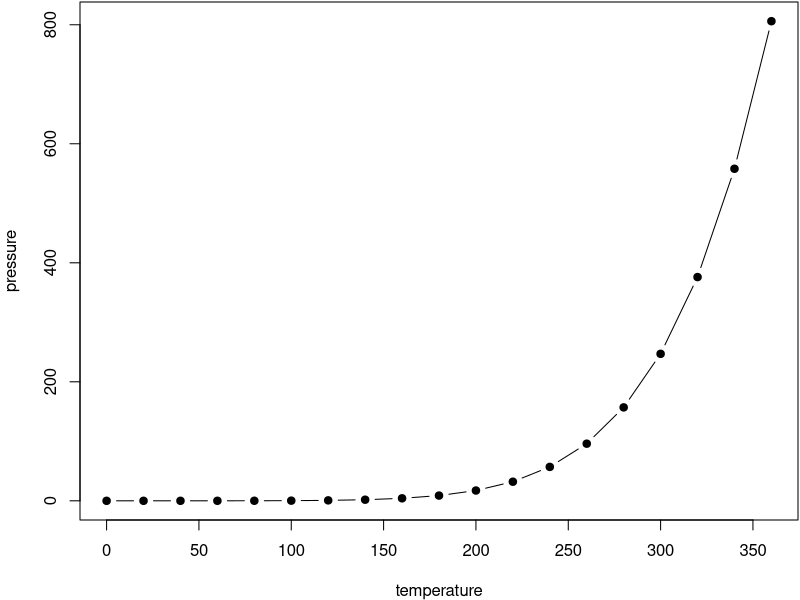
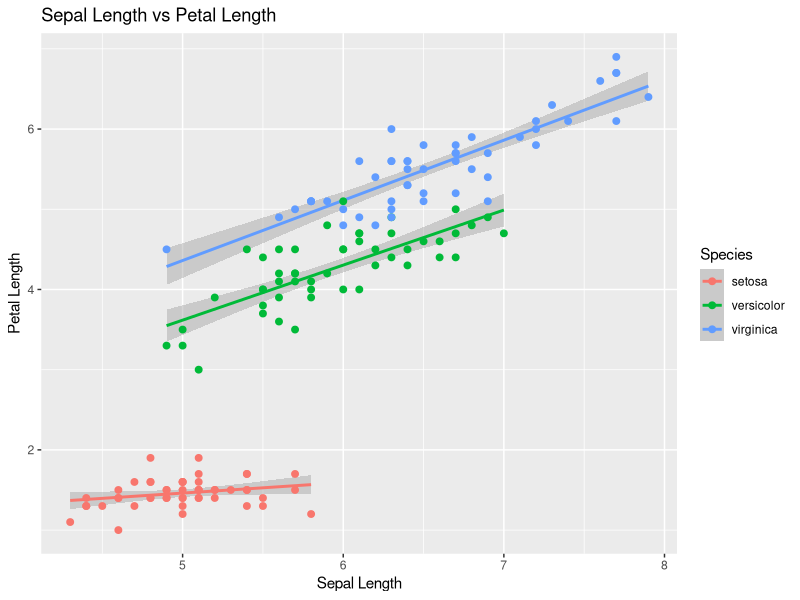

The R source for these figures, in order: (Note: this script raises an error after producing the figures.)
## ---- chunk 1
par(mar = c(4, 4, .1, .1))
plot(pressure, type = 'b', pch = 19)
## ---- chunk 2
# Predictor vs Criterion {ggplot2} - separate regression lines
gp = ggplot2::ggplot(data=iris, 
ggplot2::aes(x=Sepal.Length,
y=Petal.Length,
colour=Species)) + 
ggplot2::geom_smooth(method=lm) + 
ggplot2::geom_point(size = 2) +
ggplot2::ggtitle("Sepal Length vs Petal Length") +
ggplot2::xlab("Sepal Length") + ggplot2::ylab("Petal Length")
#
print(gp)
## ---- chunk 3
knitr::kable(
  head(iris, 20), caption = 'En tabell.',
  booktabs = TRUE
)
## ---- chunk 4
#other table method, outside r block:
#Table {tab-02-06-1-0-01}
#{tab-02-06-1-0-01}
#above pattern will trigger ~/dev/bash/src/text-table.sh in src/compile.sh
knitr::kable(read.table("../csv/tab-02-06-1-0-01.csv", header=T, sep='\t', quot='"', stringsAsFactors=F, comment.char=""), format="pipe", digits=3, caption='En testtabell.', booktabs=TRUE)
## ---- chunk 5
knitr::include_graphics("../fig/model.png")
## ---- chunk 6
#Tabell {tab-02-07-1-1-01}. Sample Sizes Needed to Achieve Statistical Power of .80 for Different Expected Relationship Strengths.
knitr::kable(read.table("../csv/tab-02-07-1-1-01.csv", header=T, sep='\t', quot='"', stringsAsFactors=F, comment.char=""), format="pipe", digits=3, caption='Antal deltagare som krävs för att uppnå statistisk kraft på 0.8 vid olika starka samband.', booktabs=TRUE)
## ---- chunk 7
library(dplyr)
dt = tibble::tribble(
~"minst objektiv",~"mindre objektiv",~"mer objektiv",~"mest objektiv",
"attitydfrågor","beteendefrågor","voluntär respons","involuntär respons"
)
#
knitr::kable(dt,
caption='Mätinstrument och objektivitet i mätdata',
booktabs=TRUE
)# %>% 
#kableExtra::add_header_above(c("enkätdata"=2, "fysiologisk data"=2)) %>%
#kableExtra::add_header_above(c("mätinstrument"=4))
## ---- chunk 8
knitr::kable(read.table("../csv/tab-02-07-4-2-01.csv", header=T, sep='\t', quot='"', stringsAsFactors=F, comment.char=""), format="pipe", digits=3, caption='Experimentella villkor och oberoende variabler.', booktabs=F)
## ---- chunk 9
knitr::kable(read.table("../csv/tab-02-07-5-2-01.csv", header=T, sep='\t', quot='"', stringsAsFactors=F, comment.char=""), format="pipe", digits=3, caption='Randomisering och balansering.', booktabs=TRUE)
## ---- chunk 10
knitr::kable(read.table("../csv/tab-02-07-5-3-01.csv", header=T, sep='\t', quot='"', stringsAsFactors=F, comment.char=""), format="pipe", digits=3, caption='Mellangruppsdesign.', booktabs=TRUE)
## ---- chunk 11
knitr::kable(read.table("../csv/tab-02-07-5-4-01.csv", header=T, sep='\t', quot='"', stringsAsFactors=F, comment.char=""), format="pipe", digits=3, caption='Inomgruppsdesign.', booktabs=TRUE)
## ---- chunk 12
knitr::kable(read.table("../csv/tab-02-07-5-4-02.csv", header=T, sep='\t', quot='"', stringsAsFactors=F, comment.char=""), format="pipe", digits=3, caption='Inomgruppsdesign.', booktabs=TRUE)
## ---- chunk 13
knitr::kable(read.table("../csv/tab-02-07-5-5-01.csv", header=T, sep='\t', quot='"', stringsAsFactors=F, comment.char=""), format="pipe", digits=3, caption='Upprepade försök.', booktabs=TRUE)
## ---- chunk 14
knitr::kable(read.table("../csv/tab-02-07-5-5-02.csv", header=T, sep='\t', quot='"', stringsAsFactors=F, comment.char=""), format="pipe", digits=3, caption='Inomgruppsdesign och upprepade försök med balanserad randomisering.', booktabs=TRUE)
## ---- chunk 15
knitr::kable(read.table("../csv/tab-02-07-5-6-01.csv", header=T, sep='\t', quot='"', stringsAsFactors=F, comment.char=""), format="pipe", digits=3, caption='Faktoriell design.', booktabs=TRUE)
## ---- chunk 16
knitr::kable(read.table("../csv/tab-02-08-1-1.csv", header=T, sep='\t', quot='"', stringsAsFactors=F, comment.char=""), format="pipe", digits=3, caption='Beskrivande resultat eller deskriptiv statistik.', booktabs=TRUE)
## ---- chunk 17
library(ggplot2)
bp2 = read.table("../csv/fig-02-08-1-1.csv", header=T, sep='\t', quot='"', stringsAsFactors=F, comment.char="")
gp <- ggplot(bp2, aes(x="deltagare", y=medelvärde, fill=kön)) + 
geom_bar(stat="identity", color="black", position=position_dodge()) +
geom_errorbar(aes(ymin=medelvärde-standardavvikelse, ymax=medelvärde+standardavvikelse), width=.2,
position=position_dodge(.9)) +
scale_y_continuous(name="visuell uppmärksamhet") +
scale_x_discrete(name="deltagare", labels="") +
theme(text = element_text(size=20))
#
print(gp)
## ---- chunk 18
library(ggplot2)
bp2 = read.table("../csv/fig-02-08-1-2.csv", header=T, sep='\t', quot='"', stringsAsFactors=F, comment.char="")
bp2$villkor = forcats::fct_rev(bp2$villkor)
#
gp <- ggplot(bp2, aes(x="experiment", y=medelvärde, fill=villkor)) + 
geom_bar(stat="identity", color="black", position=position_dodge()) +
geom_errorbar(aes(ymin=medelvärde-standardavvikelse, ymax=medelvärde+standardavvikelse), width=.2,
position=position_dodge(.9)) +
scale_y_continuous(name="visuell uppmärksamhet") +
scale_x_discrete(name="experiment", labels="") +
theme(text = element_text(size=20))
#
print(gp)
## ---- chunk 19
knitr::kable(read.table("../csv/tab-02-08-1-2.csv", header=T, sep='\t', quot='"', stringsAsFactors=F, comment.char=""), format="pipe", digits=3, caption='Inferentiella resultat.', booktabs=TRUE)
## ---- chunk 20
knitr::include_graphics("../fig/type-error.png")
## ---- chunk 21
#Tabell {tab-02-08-3-1}. Resultatrapportering av en experimentell studie.
knitr::kable(read.table("../csv/tab-02-08-3-1.csv", header=T, sep='\t', quot='"', stringsAsFactors=F, comment.char=""), format="pipe", digits=3, caption='Resultatrapportering av en experimentell studie.', booktabs=TRUE)
